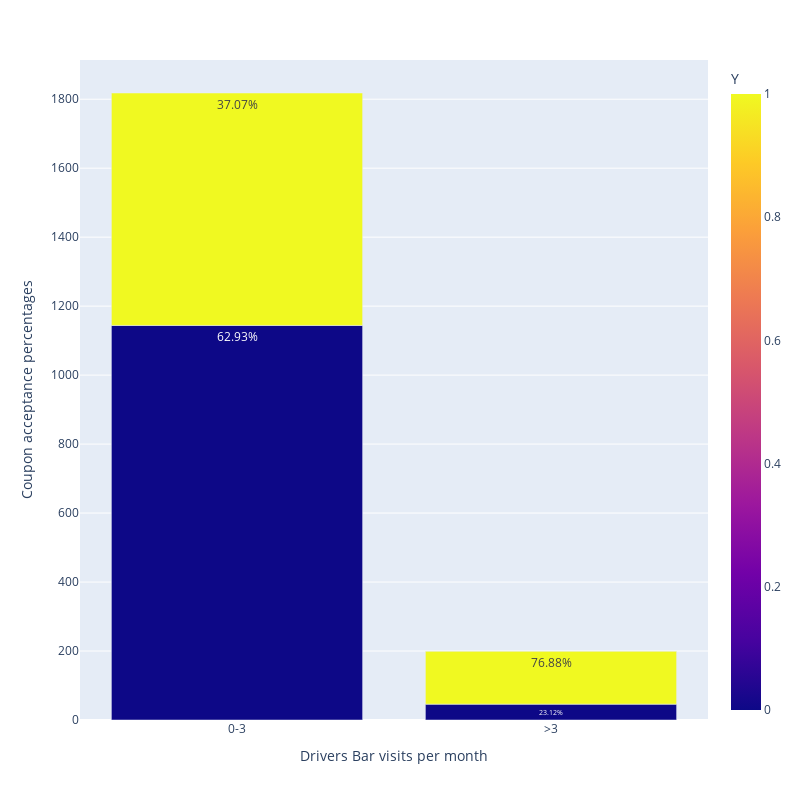

Here is the notebook cell this chart was saved with:
### Code cell
#tmp = bar_data.set_index('Bar')
bar_data.loc[((bar_data['Bar']=='never') | (bar_data['Bar'] == 'less1') | (bar_data['Bar'] == '1~3')),'Bar_summarized'] = '0-3'
bar_data.loc[((bar_data['Bar']=='gt8') | (bar_data['Bar'] == '4~8')),'Bar_summarized'] = '>3'

bar_data_g = bar_data.groupby(['Bar_summarized', 'Y']).size().reset_index()
bar_data_g['percentage'] = bar_data.groupby(['Bar_summarized', 'Y']).size().groupby(level=0).apply(lambda x: 100 * x / float(x.sum())).values
bar_data_g.columns = ['Bar_summarized', 'Y', 'Counts', 'Percentage']

fig = px.bar(bar_data_g, x='Bar_summarized',
             labels={'Bar_summarized':'Drivers Bar visits per month', 'value':'Coupon acceptance percentages'},
             y=['Counts'], color='Y', text=bar_data_g['Percentage'].apply(lambda x: '{0:1.2f}%'.format(x)))
fig.update_layout(width=800,
    height=800)
fig.show()

### Figure 1 — Plotly figure (JSON) as saved in the notebook; plotly's stock layout.template omitted (floating-point values rounded to 4 significant figures)
{"data": [{"alignmentgroup": "True", "hovertemplate": "Drivers Bar visits per month=%{x}<br>Coupon acceptance percentages=%{y}<br>text=%{text}<br>Y=%{marker.color}<extra></extra>", "legendgroup": "", "marker": {"color": [0, 1, 0, 1], "coloraxis": "coloraxis", "pattern": {"shape": ""}}, "name": "", "offsetgroup": "", "orientation": "v", "showlegend": false, "text": ["62.93%", "37.07%", "23.12%", "76.88%"], "textposition": "auto", "type": "bar", "x": ["0-3", "0-3", ">3", ">3"], "xaxis": "x", "y": [1144, 674, 46, 153], "yaxis": "y"}], "layout": {"barmode": "relative", "coloraxis": {"colorbar": {"title": {"text": "Y"}}, "colorscale": [[0, "#0d0887"], [0.1111, "#46039f"], [0.2222, "#7201a8"], [0.3333, "#9c179e"], [0.4444, "#bd3786"], [0.5556, "#d8576b"], [0.6667, "#ed7953"], [0.7778, "#fb9f3a"], [0.8889, "#fdca26"], [1, "#f0f921"]]}, "height": 800, "legend": {"tracegroupgap": 0}, "margin": {"t": 60}, "width": 800, "xaxis": {"anchor": "y", "domain": [0, 1], "title": {"text": "Drivers Bar visits per month"}}, "yaxis": {"anchor": "x", "domain": [0, 1], "title": {"text": "Coupon acceptance percentages"}}}}
